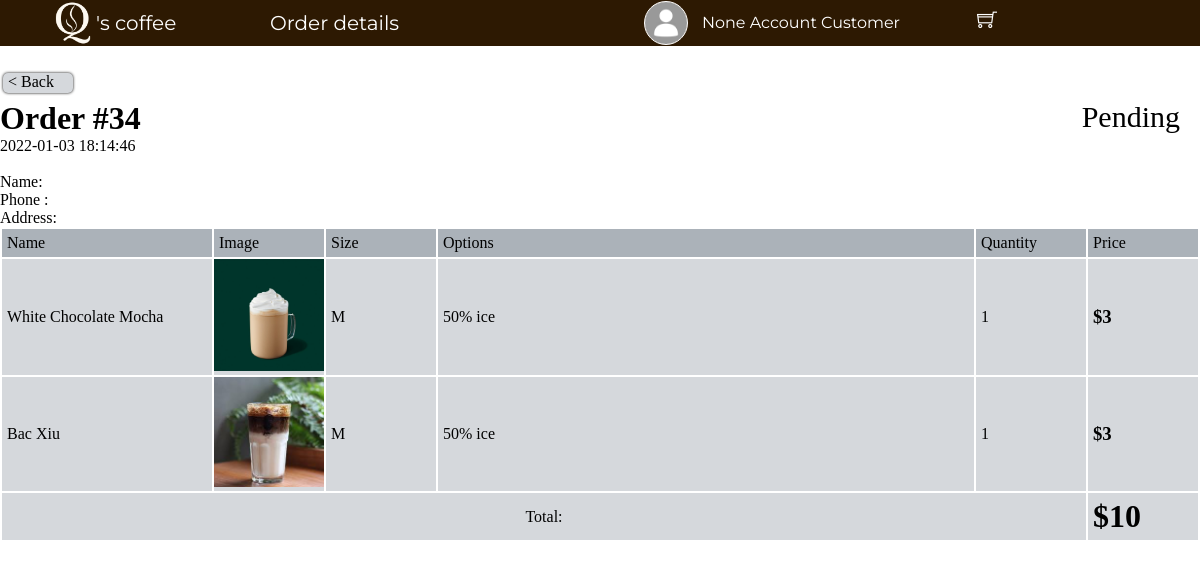
The app's page /customer/frontend/order_details.php?id=34 (signed in) with its own data.
### tables this page shows
CREATE TABLE `orders` (
  `id` int(11) NOT NULL,
  `customer_id` int(11) DEFAULT NULL,
  `date` timestamp NOT NULL DEFAULT CURRENT_TIMESTAMP,
  `description` text,
  `price` float NOT NULL,
  `status` varchar(10) NOT NULL
);

CREATE TABLE `order_details` (
  `order_id` int(11) NOT NULL,
  `item_id` int(11) NOT NULL,
  `quantity` int(11) NOT NULL,
  `price` int(11) NOT NULL,
  `options` varchar(20) NOT NULL,
  `size` varchar(1) NOT NULL
);

CREATE TABLE `items` (
  `id` int(11) NOT NULL,
  `name` varchar(50) NOT NULL,
  `image` varchar(200) NOT NULL,
  `s_price` float DEFAULT NULL,
  `m_price` float DEFAULT NULL,
  `l_price` float DEFAULT NULL,
  `description` text,
  `category` varchar(20) NOT NULL,
  `ice` tinyint(1) NOT NULL,
  `sugar` tinyint(1) NOT NULL
);

### customer/frontend/order_details.php (the view, shortened to what this page needs)
<!DOCTYPE html>
<html>
<head>
	<link rel="stylesheet" type="text/css" href="../assets/css/order_details.css">
</head>
<body>
	<?php include('header.php'); ?>
	<?php include('back.php'); ?>
	<?php
	if (isset($_GET['id'])) {
		$order_id = $_GET['id'];
	} else {
		header('location:index.php');
		exit;
	}
	include('../../connect.php');
	$sql = "select * from orders
	where id = '$order_id'";
	$result = mysqli_query($connect,$sql);
	$each = mysqli_fetch_array($result);
	?>
	<h1>Order #<?php echo $order_id ?></h1>
	<div class="date"><?php echo $each['date']  ?></div>
	<?php include('flash_msg.php'); ?>
	<div class="status <?php echo $each['status'] ?>"><?php echo $each['status']  ?></div>
	<?php if (isset($_SESSION['id'])) {
		if ($_SESSION['id'] == $each['customer_id']) {?>
	<div class="description">
		<?php echo nl2br($each['description']) ?>
	</div>
	<?php	}
	} ?>
	<table width="100%">
		<tr class="head">
			<td>Name</td>
			<td>Image</td>
			<td>Size</td>
			<td>Options</td>
			<td>Quantity</td>
			<td>Price</td>
		</tr>
		<?php
		$sql = "select * from order_details
		join items
		on items.id = order_details.item_id
		where order_id = '$order_id'";
		$result = mysqli_query($connect,$sql);
		foreach ($result as $each_item) { ?>
			<tr>
				<td onclick="window.location='item_details.php?id=<?php echo $each_item['item_id'] ?>';"><?php echo $each_item['name']; ?></td>
				<td onclick="window.location='item_details.php?id=<?php echo $each_item['item_id'] ?>';" class="img"><img src="../../<?php echo $each_item['image']; ?>"></td>
				<td><?php echo $each_item['size']; ?></td>
				<td><?php echo $each_item['options']; ?></td>
				<td><?php echo $each_item['quantity']; ?></td>
				<td>
					<h3>
						$<?php echo $each_item['price']; ?>
					</h3>
				</td>
			</tr>
		<?php } ?>
		<tr>
			<td colspan="5" style="text-align: center;">Total:</td>
			<td>
				<h1>
					$<?php echo $each['price']; ?>
				</h1>
			</td>
		</tr>
	</table>
</body>
</html>

### customer/assets/css/order_details.css (style rules this page uses)
* { padding: 0; margin: 0; }
body { position: relative; margin-top: 100px; margin-bottom: 100px; }
.status { font-size: 30px; position: absolute; top: 0; right: 20px; }
table { width: 100%; }
table tr td[onclick] { cursor: pointer; }
table .img { width: 100px; padding: 0; margin: 0; }
table img { width: 100%; }
table tr.head { background: #ABB2B9; }
table tr { background: #D5D8DC; }
table td { padding: 5px; }
table td:nth-child(1) { width: 200px; }
table td:nth-child(2) { width: 100px; }
table td:nth-child(3) { width: 100px; }
table td:nth-child(5) { width: 100px; }
table td:nth-child(6) { width: 100px; }
.Pending { color: black; }

### records on screen
orders: date "2022-01-03 18:14:46", status "Pending", description "Name: Phone : Address:", price "10"
order_details: item.name "White Chocolate Mocha", item.image (picture), size "M", options "50% ice", quantity "1", price "3"
order_details: item.name "Bac Xiu", item.image (picture), size "M", options "50% ice", quantity "1", price "3"

### other values on screen
$_SESSION['name'] "None Account Customer"
$order_id "34"
